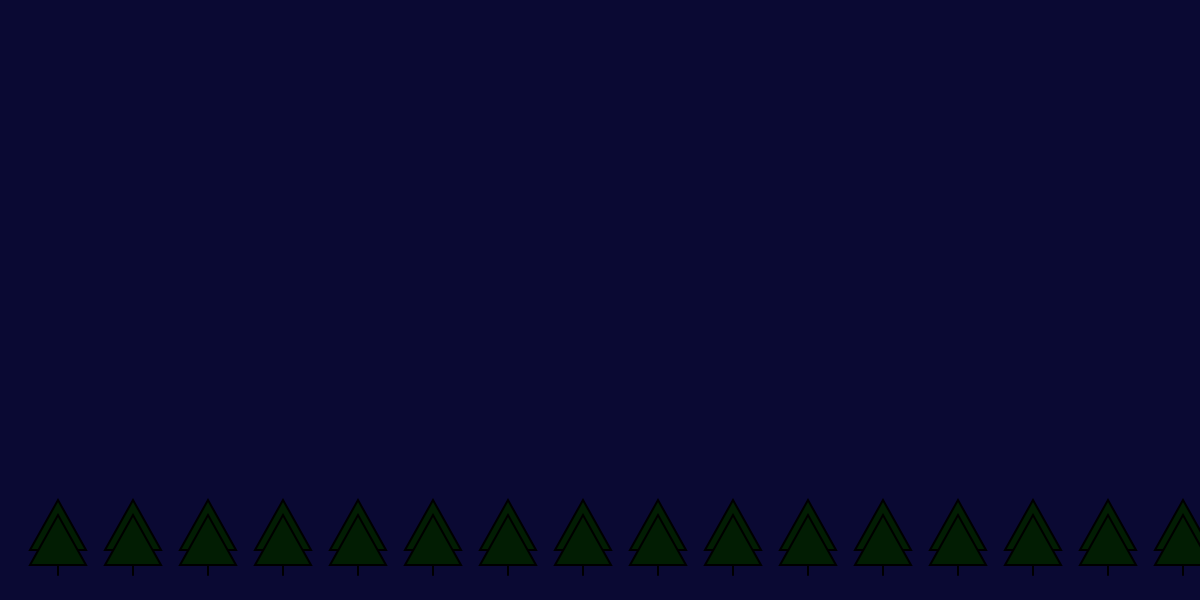
Frame 1 (no input)
Frame 60 (no input): identical to frame 1, image omitted
Frame 120 (the mouse pressed at the canvas centre since frame 60): identical to frame 1, image omitted

The p5.js sketch that drew this single still picture (run headless with seeded random() and noise() and a simulated clock; from frame 60 on, the mouse is pressed at the canvas centre):

// p5.js sketch
// ── sketch.js
function setup() {
    createCanvas(windowWidth, 600);
    strokeWeight(2);
}

function draw() {
    background('rgb(10, 9, 51)');


    fill('rgb(2, 29, 3)');

    var X = 30;
    var V = 58;
    var G = 86;

while ( X <= width){
    triangle(X, 550, V, 500, G, 550);
    triangle(X, 565, V, 515, G, 565);
    line(V ,565 ,V ,575 );

    X = X + 75;
    V = V + 75;
    G = G + 75;
}

}
